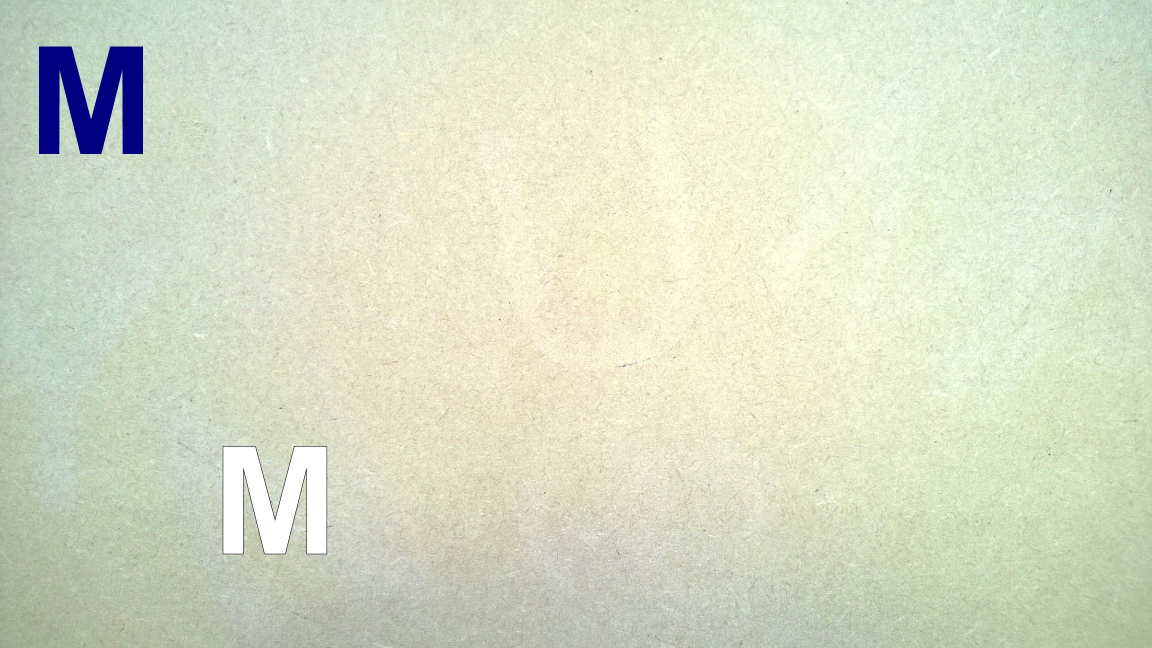
//> input picture Assignment3_Spatial_Transformation/Assignment3_Spatial_Transformation/Image 1.jpg, 2304 x 1296 px (shown at 1/2 size)
$ ./Main   (built with g++ and OpenCV 4)
//> lines starting //> are read from the running program, lines starting //| are printed output that depends on the picture; after the words box and inside, x2 and y2 are one past the last pixel; in counts of white or black regions, pixels touching at a corner belong together
#include <opencv2\opencv.hpp>

using namespace cv;

Mat source, destination, image_blur,image_gray, draw_on_image;
Rect boundrec;
Mat translation, rotation;

int main(int argc, char* args[]) {

	//load the input image
	//"Image X.jpg" Where X could be anynumber form 1-5
	Mat image = imread("Image 1.jpg", 1);
//> image is the input picture: 1296 rows x 2304 cols, CV_8UC3; mean B, G, R 198.5, 221.9, 215.9

	cvtColor(image, image_gray, CV_BGR2GRAY);
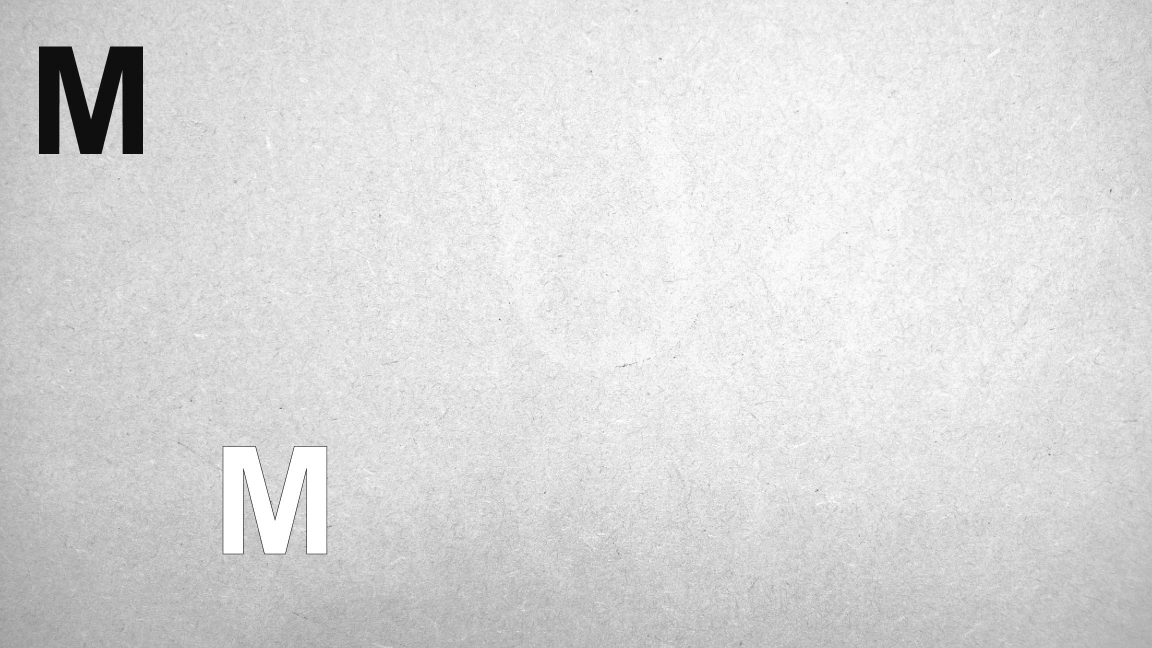
//> image_gray: 1296 rows x 2304 cols, CV_8UC1 (shown at 1/2 size); min 0, max 255, mean 217.4

	//blur image
	GaussianBlur(image_gray, image_blur, Size(7, 7), 0, 0);

	//apply threshold to locate source letter and its destination
	threshold(image_blur, source, 20, 255, THRESH_BINARY_INV); //letter
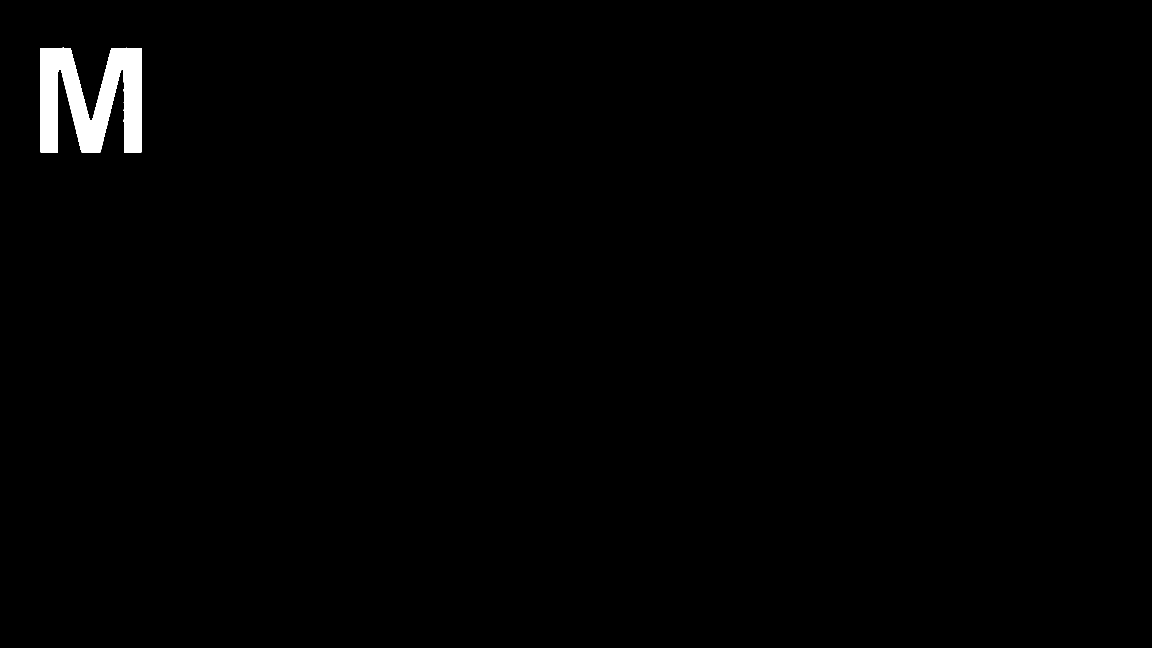
//> source: 1296 rows x 2304 cols, CV_8UC1 (shown at 1/2 size); 0.92% white; 1 white region, box (x1, y1, x2, y2) and area: (80, 95, 283, 305) 27361

	threshold(image_blur, destination, 252, 255, THRESH_BINARY); // destination
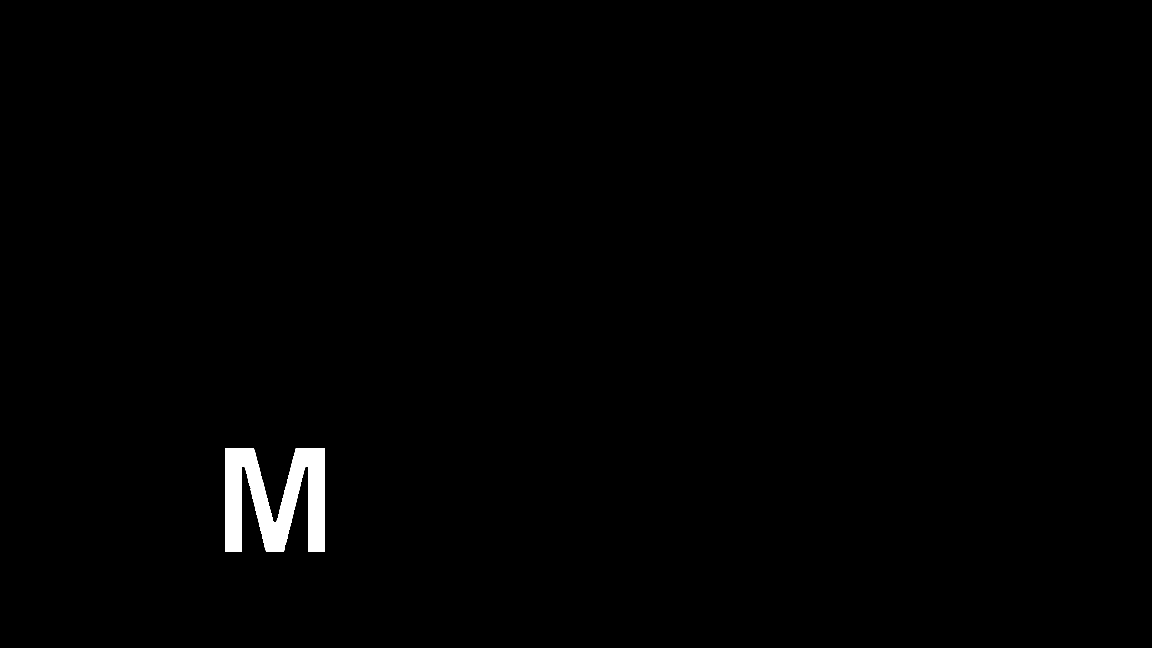
//> destination: 1296 rows x 2304 cols, CV_8UC1 (shown at 1/2 size); 0.85% white; 1 white region, box (x1, y1, x2, y2) and area: (450, 897, 650, 1104) 25328

	//find the position of the letter and the its destination
	draw_on_image = destination;
	boundrec = boundingRect(draw_on_image);
//> boundrec = Rect(450, 897, 200, 207)
	rectangle(draw_on_image, boundrec.tl(), boundrec.br(), Scalar(255));
//> draw_on_image: 1296 rows x 2304 cols, CV_8UC1; 0.86% white; 1 white region, box (x1, y1, x2, y2) and area: (450, 897, 651, 1105) 25819
	int translation_x_destination = boundrec.x;
//> translation_x_destination = 450
	int translation_y_destination = boundrec.y;
//> translation_y_destination = 897

	draw_on_image = source;
	boundrec = boundingRect(draw_on_image);
//> boundrec = Rect(80, 95, 203, 210)
	rectangle(draw_on_image, boundrec.tl(), boundrec.br(), Scalar(255));
//> draw_on_image: 1296 rows x 2304 cols, CV_8UC1; 0.94% white; 1 white region, box (x1, y1, x2, y2) and area: (80, 95, 284, 306) 28167
	int translation_x_source = boundrec.x;
//> translation_x_source = 80
	int translation_y_source = boundrec.y;
//> translation_y_source = 95

	//calculate translation in x axis and y axis
	int translation_x = translation_x_destination - translation_x_source;
//> translation_x = 370
	int translation_y = translation_y_destination - translation_y_source;
//> translation_y = 802

	//print out the transforamtion matrix
	std::cout << "The transformation matrix is: " << std::endl;
	std::cout << "[ 1, 0, " << translation_x << "]" << std::endl;
//| [ 1, 0, 370]
	std::cout << "[ 0, 1, " << translation_y << "]" << std::endl;
//| [ 0, 1, 802]
	std::cout << "[ 0, 0, " << "  1"		 << "]" << std::endl;

	namedWindow("Letter image", CV_WINDOW_NORMAL);
	imshow("Letter image", destination);

	namedWindow("Letter1 image", CV_WINDOW_NORMAL);
	imshow("Letter1 image", source);

	while (1) {
		int key = waitKey();
//> the Esc key is pressed
		if (key == 27) {
			break;
		}
	}
}

/*abandont code
Mat pst_destination = (Mat_<Point2f>(3, 1) <<
	boundrec.tl(), (boundrec.x + boundrec.width, boundrec.y), boundrec.br());//Point2f pst_destination = boundrec.tl();

translation = getAffineTransform(pst_source, pst_destination);
*/
